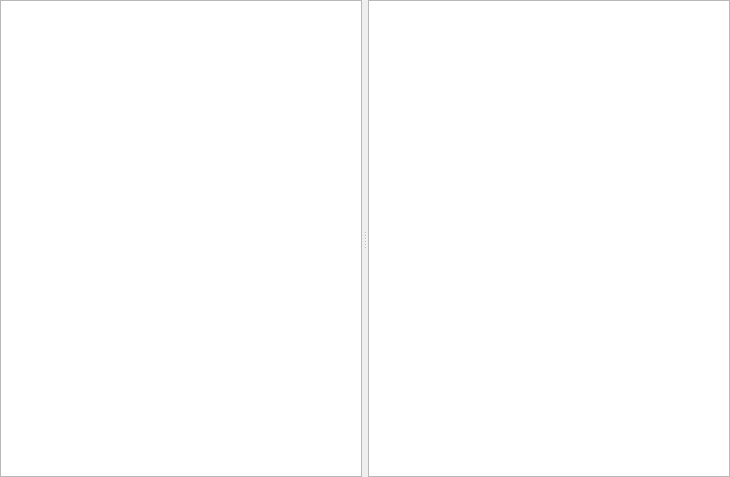
<?xml version="1.0" encoding="UTF-8"?>
<ui version="4.0">
 <class>Form</class>
 <widget class="QWidget" name="Form">
  <property name="geometry">
   <rect>
    <x>0</x>
    <y>0</y>
    <width>730</width>
    <height>477</height>
   </rect>
  </property>
  <layout class="QHBoxLayout" name="horizontalLayout">
   <property name="spacing">
    <number>0</number>
   </property>
   <property name="leftMargin">
    <number>0</number>
   </property>
   <property name="topMargin">
    <number>0</number>
   </property>
   <property name="rightMargin">
    <number>0</number>
   </property>
   <property name="bottomMargin">
    <number>0</number>
   </property>
   <item>
    <widget class="QSplitter" name="splitter">
     <property name="orientation">
      <enum>Qt::Horizontal</enum>
     </property>
     <property name="handleWidth">
      <number>6</number>
     </property>
     <widget class="QTextEdit" name="text_editor"/>
     <widget class="QTextBrowser" name="viewer"/>
    </widget>
   </item>
  </layout>
 </widget>
 <resources/>
 <connections/>
</ui>
